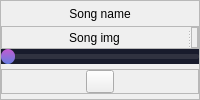
               <widget class="QFrame" name="PlayerFr">
                <property name="enabled">
                 <bool>true</bool>
                </property>
                <property name="frameShape">
                 <enum>QFrame::StyledPanel</enum>
                </property>
                <property name="frameShadow">
                 <enum>QFrame::Raised</enum>
                </property>
                <layout class="QVBoxLayout" name="verticalLayout_4">
                 <property name="spacing">
                  <number>0</number>
                 </property>
                 <property name="leftMargin">
                  <number>0</number>
                 </property>
                 <property name="topMargin">
                  <number>0</number>
                 </property>
                 <property name="rightMargin">
                  <number>0</number>
                 </property>
                 <property name="bottomMargin">
                  <number>5</number>
                 </property>
                 <item>
                  <widget class="QLabel" name="SongName">
                   <property name="minimumSize">
                    <size>
                     <width>0</width>
                     <height>25</height>
                    </size>
                   </property>
                   <property name="maximumSize">
                    <size>
                     <width>16777215</width>
                     <height>50</height>
                    </size>
                   </property>
                   <property name="text">
                    <string>Song name</string>
                   </property>
                   <property name="alignment">
                    <set>Qt::AlignCenter</set>
                   </property>
                  </widget>
                 </item>
                 <item>
                  <widget class="QFrame" name="ImgBassFr">
                   <property name="frameShape">
                    <enum>QFrame::StyledPanel</enum>
                   </property>
                   <property name="frameShadow">
                    <enum>QFrame::Raised</enum>
                   </property>
                   <layout class="QHBoxLayout" name="horizontalLayout_2">
                    <property name="spacing">
                     <number>0</number>
                    </property>
                    <property name="leftMargin">
                     <number>0</number>
                    </property>
                    <property name="topMargin">
                     <number>0</number>
                    </property>
                    <property name="rightMargin">
                     <number>0</number>
                    </property>
                    <property name="bottomMargin">
                     <number>0</number>
                    </property>
                    <item>
                     <widget class="QSplitter" name="ImgBassSp">
                      <property name="styleSheet">
                       <string notr="true"/>
                      </property>
                      <property name="orientation">
                       <enum>Qt::Horizontal</enum>
                      </property>
                      <widget class="QLabel" name="SongImg">
                       <property name="frameShadow">
                        <enum>QFrame::Plain</enum>
                       </property>
                       <property name="text">
                        <string>Song img</string>
                       </property>
                       <property name="alignment">
                        <set>Qt::AlignCenter</set>
                       </property>
                      </widget>
                      <widget class="QFrame" name="VideoFr">
                       <property name="styleSheet">
                        <string notr="true"/>
                       </property>
                       <property name="frameShape">
                        <enum>QFrame::StyledPanel</enum>
                       </property>
                       <property name="frameShadow">
                        <enum>QFrame::Raised</enum>
                       </property>
                       <layout class="QHBoxLayout" name="horizontalLayout_8">
                        <property name="spacing">
                         <number>0</number>
                        </property>
                        <property name="leftMargin">
                         <number>0</number>
                        </property>
                        <property name="topMargin">
                         <number>0</number>
                        </property>
                        <property name="rightMargin">
                         <number>0</number>
                        </property>
                        <property name="bottomMargin">
                         <number>0</number>
                        </property>
                       </layout>
                      </widget>
                     </widget>
                    </item>
                   </layout>
                  </widget>
                 </item>
                 <item>
                  <widget class="QSlider" name="SongPos">
                   <property name="styleSheet">
                    <string notr="true">QSlider {
	background: #181B2C;
}

QSlider::groove:horizontal { 
	background-color: #303240;
	height: 5px;
	border-radius: 2px;
}

QSlider::handle:horizontal { 
	background-color: qlineargradient(x1:0 y1:0, x2:0 y2:1, stop:0 #C35BD1, stop:1 #657DDF);
	width: 14px; 
	margin-top: -5px; 
	margin-bottom: -5px; 
	border-radius: 7px;
}
</string>
                   </property>
                   <property name="maximum">
                    <number>1000</number>
                   </property>
                   <property name="orientation">
                    <enum>Qt::Horizontal</enum>
                   </property>
                  </widget>
                 </item>
                 <item>
                  <spacer name="verticalSpacer_2">
                   <property name="orientation">
                    <enum>Qt::Vertical</enum>
                   </property>
                   <property name="sizeType">
                    <enum>QSizePolicy::Fixed</enum>
                   </property>
                   <property name="sizeHint" stdset="0">
                    <size>
                     <width>20</width>
                     <height>5</height>
                    </size>
                   </property>
                  </spacer>
                 </item>
                 <item>
                  <widget class="QFrame" name="PalayerToolBar">
                   <property name="enabled">
                    <bool>true</bool>
                   </property>
                   <property name="minimumSize">
                    <size>
                     <width>0</width>
                     <height>25</height>
                    </size>
                   </property>
                   <property name="maximumSize">
                    <size>
                     <width>16777215</width>
                     <height>25</height>
                    </size>
                   </property>
                   <property name="frameShape">
                    <enum>QFrame::StyledPanel</enum>
                   </property>
                   <property name="frameShadow">
                    <enum>QFrame::Raised</enum>
                   </property>
                   <layout class="QHBoxLayout" name="horizontalLayout_3">
                    <property name="spacing">
                     <number>0</number>
                    </property>
                    <property name="leftMargin">
                     <number>0</number>
                    </property>
                    <property name="topMargin">
                     <number>0</number>
                    </property>
                    <property name="rightMargin">
                     <number>0</number>
                    </property>
                    <property name="bottomMargin">
                     <number>0</number>
                    </property>
                    <item>
                     <widget class="QToolButton" name="PrevSong">
                      <property name="sizePolicy">
                       <sizepolicy hsizetype="Minimum" vsizetype="Preferred">
                        <horstretch>0</horstretch>
                        <verstretch>0</verstretch>
                       </sizepolicy>
                      </property>
                      <property name="styleSheet">
                       <string notr="true">border: none;
image: url(&quot;:/img/Back.svg&quot;);</string>
                      </property>
                      <property name="text">
                       <string/>
                      </property>
                     </widget>
                    </item>
                    <item>
                     <widget class="QToolButton" name="Rewind">
                      <property name="sizePolicy">
                       <sizepolicy hsizetype="Minimum" vsizetype="Preferred">
                        <horstretch>0</horstretch>
                        <verstretch>0</verstretch>
                       </sizepolicy>
                      </property>
                      <property name="styleSheet">
                       <string notr="true">border: none;
image: url(&quot;:/img/Rewind.svg&quot;);</string>
                      </property>
                      <property name="text">
                       <string/>
                      </property>
                     </widget>
                    </item>
                    <item>
                     <widget class="QToolButton" name="Stop">
                      <property name="sizePolicy">
                       <sizepolicy hsizetype="Minimum" vsizetype="Preferred">
                        <horstretch>0</horstretch>
                        <verstretch>0</verstretch>
                       </sizepolicy>
                      </property>
                      <property name="styleSheet">
                       <string notr="true">border: none;
image: url(&quot;:/img/Stop.svg&quot;);</string>
                      </property>
                      <property name="text">
                       <string/>
                      </property>
                     </widget>
                    </item>
                    <item>
                     <widget class="QToolButton" name="PlayPause">
                      <property name="sizePolicy">
                       <sizepolicy hsizetype="Minimum" vsizetype="Preferred">
                        <horstretch>0</horstretch>
                        <verstretch>0</verstretch>
                       </sizepolicy>
                      </property>
                      <property name="styleSheet">
                       <string notr="true">image: url(&quot;:/img/Play.svg&quot;);
</string>
                      </property>
                      <property name="text">
                       <string/>
                      </property>
                      <property name="checkable">
                       <bool>true</bool>
                      </property>
                     </widget>
                    </item>
                    <item>
                     <widget class="QToolButton" name="Forward">
                      <property name="sizePolicy">
                       <sizepolicy hsizetype="Minimum" vsizetype="Preferred">
                        <horstretch>0</horstretch>
                        <verstretch>0</verstretch>
                       </sizepolicy>
                      </property>
                      <property name="styleSheet">
                       <string notr="true">border: none;
image: url(&quot;:/img/Forward.svg&quot;);</string>
                      </property>
                      <property name="text">
                       <string/>
                      </property>
                     </widget>
                    </item>
                    <item>
                     <widget class="QToolButton" name="NextSong">
                      <property name="sizePolicy">
                       <sizepolicy hsizetype="Minimum" vsizetype="Preferred">
                        <horstretch>0</horstretch>
                        <verstretch>0</verstretch>
                       </sizepolicy>
                      </property>
                      <property name="styleSheet">
                       <string notr="true">border: none;
image: url(&quot;:/img/Next.svg&quot;);</string>
                      </property>
                      <property name="text">
                       <string/>
                      </property>
                     </widget>
                    </item>
                    <item>
                     <widget class="QToolButton" name="VolumeSound">
                      <property name="sizePolicy">
                       <sizepolicy hsizetype="Minimum" vsizetype="Preferred">
                        <horstretch>0</horstretch>
                        <verstretch>0</verstretch>
                       </sizepolicy>
                      </property>
                      <property name="styleSheet">
                       <string notr="true">border: none;
image: url(&quot;:/img/Volume1.svg&quot;);</string>
                      </property>
                      <property name="text">
                       <string/>
                      </property>
                      <property name="checkable">
                       <bool>true</bool>
                      </property>
                     </widget>
                    </item>
                   </layout>
                  </widget>
                 </item>
                </layout>
               </widget>
